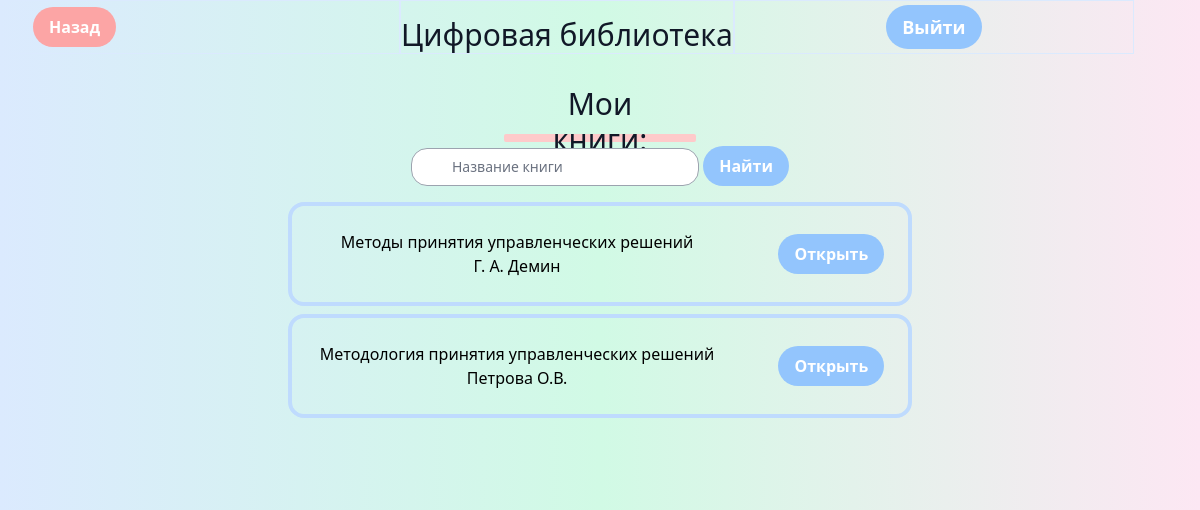
The page /books/10/ on the database its author committed.
### main/models.py (models this page shows, shortened)
class Books(models.Model):
    name = models.CharField(max_length=200)
    author = models.CharField(max_length=200, default='')
    nomer = models.CharField(max_length=17, default='')
    link = models.URLField(default='')
    discipline = models.ForeignKey(Disciplines, on_delete=models.CASCADE)
    class Meta:
        verbose_name_plural = 'Books'

### main/views.py (the view)
# urls.py: path('books/<int:pk>/', views.books, name='books'),
def books(request, pk):
    book = Books.objects.filter(discipline=pk)
    return render(request, 'main/books.html', {"book": book})

### main/templates/main/books.html (shortened to what this page needs)
<!doctype html>
<html>
<head>
  <link href="https://unpkg.com/tailwindcss@^2/dist/tailwind.min.css" rel="stylesheet">
</head>
<body class="bg-gradient-to-r from-blue-100 via-green-100 to-pink-100">
  <header class="flex  bg-gradient-to-r from-blue-100 via-green-100 to-pink-100" >
          <div class="flex items-center border border-blue-100 w-1/3">
                     <a href="{% url  'disciplines' %}">
              <button class="bg-red-300 hover:bg-red-600 text-white ml-8 font-bold py-2 px-4 rounded-full">Назад
              </button>
                     </a>
      </div>
          <div class="border border-blue-100  w-100%">
              <div class="  w-full mt-4 flex items-center  font-medium   text-2xl sm:text-3xl text-gray-900">
           Цифровая библиотека
        </div>
       </div>
          <div class=" border border-blue-100  sm:w-100% md:w-1/3">
          <div class="flex flex-col justify-center items-center h-full align-center w-full  items-right  font-medium   text-lg sm:text-3lg text-gray-900">
                  <a href="{% url  'logout' %}">
            <button class="bg-blue-300 hover:bg-blue-600 text-white font-bold py-2 px-4 rounded-full">
             Выйти
            </button>
                  </a>
            </div>
      </div>
      </header>
    <main class="flex-grow flex justify-center items-center bg-gradient-to-r from-blue-100 via-green-100 to-pink-100">
        <div class="mx-auto px-4 sm:px-8 py-2 text-center">
          <div class="text-center max-w-lg mx-auto mt-6 ">
            <div class="h-4 text-gray-500 w-40 block mx-auto rounded-sm">
              <div class="flex  items-center jorder text-xl sm:text-3xl text-gray-900">
           Мои книги:
                </div>
              </div>
            <div class="h-2 text-red-400 w-64 mt-4 block mx-auto rounded-sm"></div>
            <div class="h-2 bg-red-200 w-48 mt-2 block mx-auto rounded-sm"></div>
          </div>
        <div class="flex flex-col mb-6">
              <div class="relative">
                <div class="
                    inline-flex
                    items-center
                    justify-center
                    absolute
                    left-0
                    top-0
                    h-full
                    w-5
                    text-gray-400">
                </div>
                  <form action="{% url 'search_book' %}" method="get">
                <input
                  id="password"
                  type="text"
                  name="q"
                  class="
                    text-sm
                    placeholder-gray-500
                    pl-10
                    pr-4
                    rounded-2xl
                    border border-gray-400
                    w-72
                    py-2
                    focus:outline-none focus:border-blue-400"
                    placeholder="Название книги"/>
                  <button type="submit" class="bg-blue-300 hover:bg-blue-600 text-white font-bold py-2 px-4 rounded-full">
                    Найти
                    </button>
                      </form>
             </div>
        <div class="container mb-2 flex mx-auto w-full items-center justify-center">
            <ul class="flex flex-col p-4">
            {% for b in book %}
                <li class="border-green-400 flex flex-row mb-2">
										<div class="select-none flex flex-1 items-center p-4 transition duration-500 ease-in-out transform hover:-translate-y-2 rounded-2xl border-4 p-6 hover:shadow-2xl border-blue-200">
											<div class="flex-1 pl-1 mr-16">
												<div class="font-medium">
													{{ b.name }}
												</div>
                                                <div class="font-medium">
													 {{ b.author }}
												</div>
											</div>
                                            <a target="_blank" href={{ b.link }}>
											 <button class="bg-blue-300 hover:bg-blue-600 text-white font-bold py-2 px-4 rounded-full">
                                            Открыть
                                            </button>
                                            </a>
											</div>
									</li>
                            {% endfor %}
                            </ul>
                        </div>
                    </div>
            </div>
        </main>
    </body>
</html>

### rows shown on the page
Books: name "Методы принятия управленческих решений", author "Г. А. Демин"
Books: name "Методология принятия управленческих решений", author "Петрова О.В."
